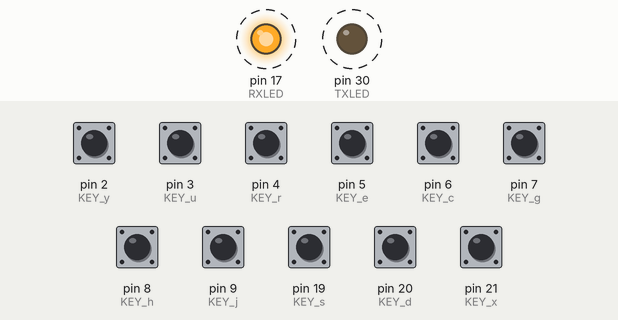
This sketch was run on a simulated Arduino Leonardo, built with avr-gcc and run on an emulated ATmega32U4. Parts: output pins drawn as LEDs (lit = HIGH). Dashed ring = blinking. Inputs (shaded band) come from the test bench; at power-on: pin 2 (KEY_y), pin 3 (KEY_u), pin 4 (KEY_r), pin 5 (KEY_e), pin 6 (KEY_c), pin 7 (KEY_g), pin 8 (KEY_h), pin 9 (KEY_j), pin 19 (KEY_s), pin 20 (KEY_d), pin 21 (KEY_x) LOW.

Above: at 0.02 s.
Timing chart, 0 to 3.0 s (numbered marks = the images above):
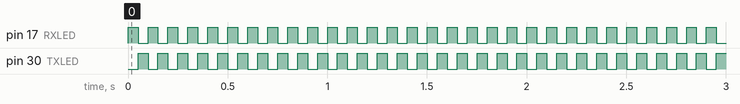

Measured:
- by itself, pin 17 (RXLED), pin 30 (TXLED): alternates HIGH for 0.05 s and LOW for 0.05 s

The sketch:

Keyboard.ino
```cpp
#include <Keyboard.h>                               //Including the keyboard library
#include <Mouse.h>                                  //Including the mouse library
#define mS 20

int KEY_y = 2;                                       //Declaring variables for the pins
int KEY_u = 3;
int KEY_r = 4;
int KEY_e = 5;
int KEY_c = 6;

int KEY_g = 7;                                       //Declaring variables for the pins
int KEY_h = 8;
int KEY_j = 9;

int KEY_s = 19;
int KEY_d = 20;
int KEY_x = 21;

int RXLED = 17; // The RX LED has a defined Arduino pin
int TXLED = 30; // The TX LED has a defined Arduino pin

void setup() {

pinMode(KEY_y, INPUT);                        //Setting up the internal pull-ups resistors
pinMode(KEY_u, INPUT);                        //and also setting the pins to inputs.
pinMode(KEY_r, INPUT);
pinMode(KEY_e, INPUT);
pinMode(KEY_c, INPUT);

pinMode(KEY_g, INPUT);                        //Setting up the internal pull-ups resistors
pinMode(KEY_h, INPUT);                        //and also setting the pins to inputs.

pinMode(KEY_j, INPUT);
pinMode(KEY_s, INPUT);
pinMode(KEY_d, INPUT);
pinMode(KEY_x, INPUT);

pinMode(RXLED, OUTPUT); // Set RX LED as an output
pinMode(TXLED, OUTPUT); // Set TX LED as an output

}

void loop() {

  if (digitalRead(KEY_y) == HIGH)                     //Checking if the first switch has been pressed
  {
    Keyboard.write('y');                            //Sending the "A" character
    delay(mS);
  }

  if (digitalRead(KEY_u) == HIGH)                     //Checking if the first switch has been pressed
  {
    Keyboard.write('u');                            //Sending the "A" character
     delay(mS);
  }
  if (digitalRead(KEY_r) == HIGH)                     //Checking if the first switch has been pressed
  {
    Keyboard.write('r');                            //Sending the "A" character
     delay(mS);
  }

  if (digitalRead(KEY_e) == HIGH)                     //Checking if the first switch has been pressed
  {
    Keyboard.write('e');                            //Sending the "A" character
     delay(mS);
  }
    if (digitalRead(KEY_c) == HIGH)                     //Checking if the first switch has been pressed
  {
    Keyboard.write('c');                            //Sending the "A" character
     delay(mS);
  }


 if (digitalRead(KEY_g) == HIGH)                     //Checking if the first switch has been pressed
  {
    Keyboard.write('g');                            //Sending the "A" character
    delay(mS);
  }

  if (digitalRead(KEY_h) == HIGH)                     //Checking if the first switch has been pressed
  {
    Keyboard.write('h');                            //Sending the "A" character
    delay(mS);
  }
  if (digitalRead(KEY_j) == HIGH)                     //Checking if the first switch has been pressed
  {
    Keyboard.write('j');                            //Sending the "A" character
     delay(mS);
  }

  if (digitalRead(KEY_s) == HIGH)                     //Checking if the first switch has been pressed
  {
    Keyboard.write('s');                            //Sending the "A" character
    delay(mS);
  }
    if (digitalRead(KEY_d) == HIGH)                     //Checking if the first switch has been pressed
  {
    Keyboard.write('d');                            //Sending the "A" character
     delay(mS);
  }

   if (digitalRead(KEY_x) == HIGH)                     //Checking if the first switch has been pressed
  {
    Keyboard.write('x');                            //Sending the "A" character
    delay(mS);
  }

/*********************************************************/

  digitalWrite(RXLED, HIGH); // set the LED off
  digitalWrite(TXLED, LOW); // set the LED off
  delay(50);                       // wait for a second
  digitalWrite(RXLED, LOW); // set the LED on
  digitalWrite(TXLED, HIGH); // set the LED on
  delay(50);                       // wait for a second

}
```
